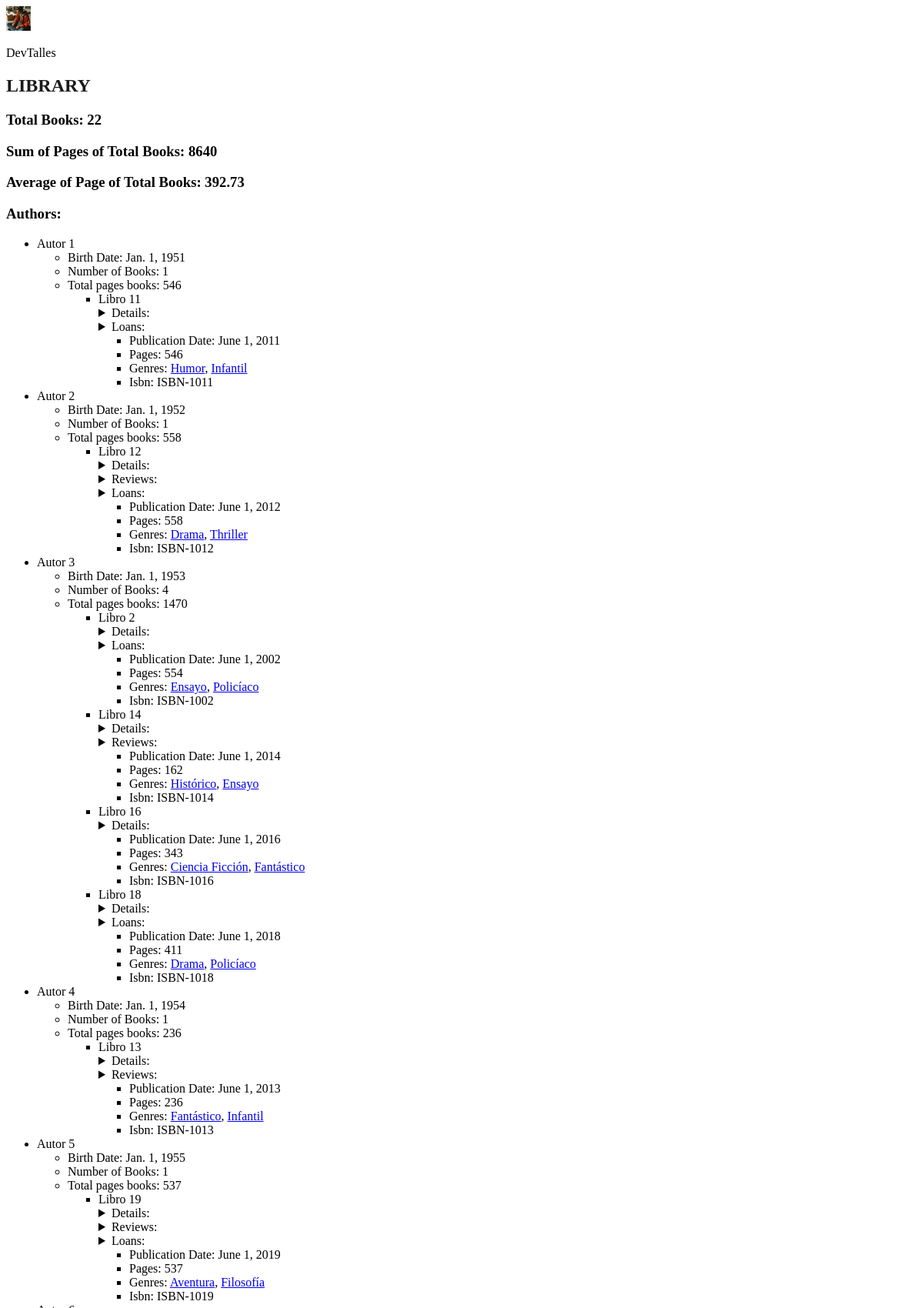
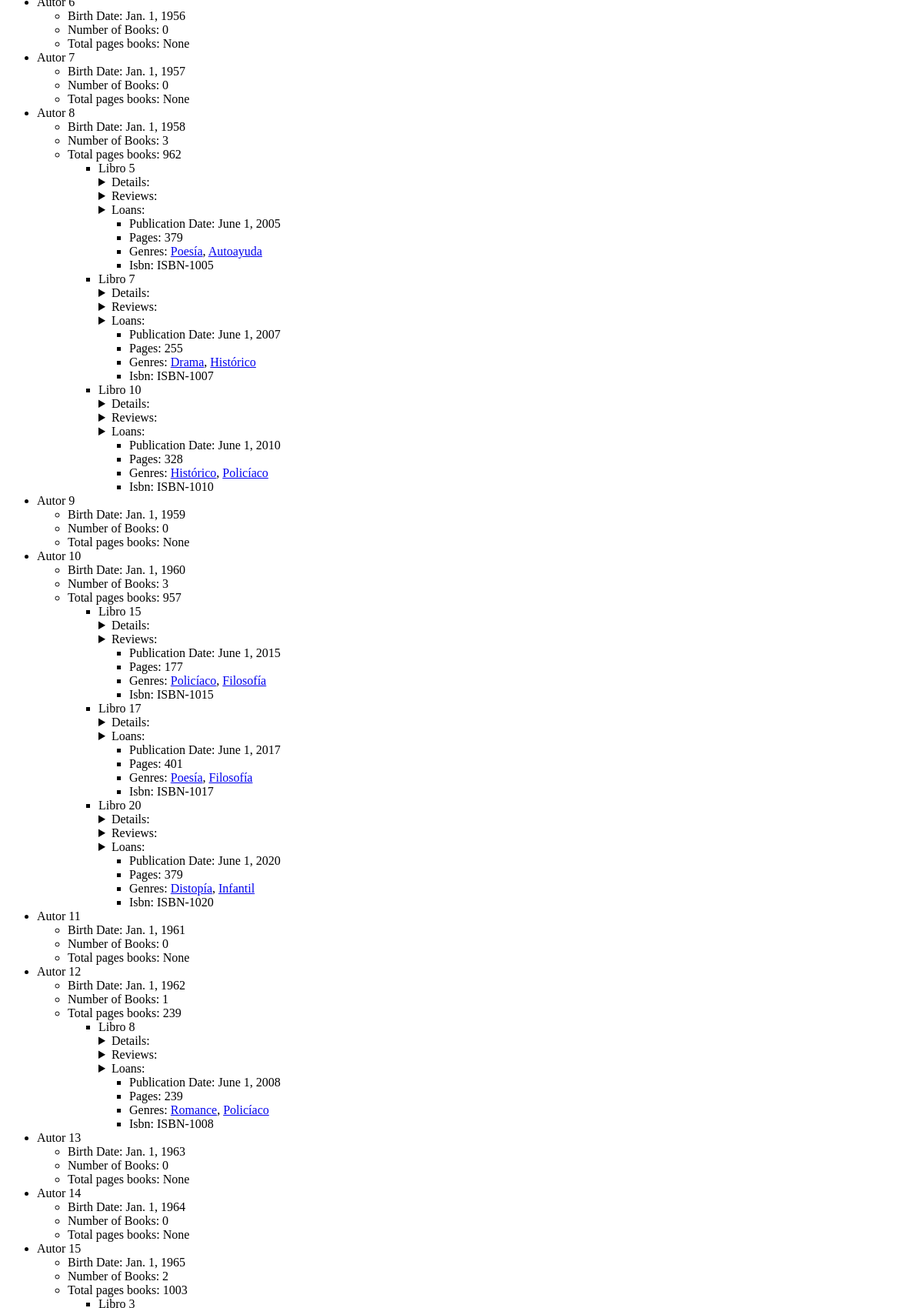
/library/ (upper part), run on the app's committed database (2 pictures, top to bottom).
### library/models.py (models this page shows, shortened)
class Author(models.Model):
    name = models.CharField(max_length=100)
    birth_date = models.DateField(null=True, blank=True)

class Book(models.Model):
    title = models.CharField(max_length=200)
    publication_date = models.DateField(null=True, blank=True)
    author = models.ForeignKey(
        Author, on_delete=models.CASCADE, related_name='books')
    pages = models.IntegerField()
    isbn = models.CharField(max_length=50)
    genres = models.ManyToManyField(Genre, related_name='books')
    recommended_by = models.ManyToManyField(get_user_model(), through='Recommendation', related_name='recommendations')
    class Meta:
        verbose_name = 'Libro'
        verbose_name_plural = 'Libros'

class Genre(models.Model):
    name = models.CharField(max_length=50, unique=True)

### library/views.py (the view)
# urls.py: path('', views.index, name="library")
def index(request):
    User = get_user_model()
    try:
        with transaction.atomic():
            authors = Author.objects.all().annotate(num_books=Count('books')).annotate(total_pages_books=Sum('books__pages'))
            num_libros = Book.objects.aggregate(num_libros=Count('id'))['num_libros']
            total_sum_pages_libros = Book.objects.aggregate(total_sum_pages_libros=Sum('pages'))['total_sum_pages_libros'] or 0
            avg_pages = Book.objects.aggregate(avg_pages=Avg("pages"))["avg_pages"] or 0
            avg_pages_libros = f"{avg_pages:.2f}"
        return render(request, 'library/index.html', {
            'name': 'Yeromi Zavala Castillo',
            'authors': authors,
            'num_libros': num_libros,
            'total_sum_pages_libros': total_sum_pages_libros,
            'avg_pages_libros': avg_pages_libros
        })
    except IntegrityError:
        return HttpResponseBadRequest("Hubo un error inesperado")

### library/templates/library/index.html (shortened to what this page needs)
{% extends 'base.html' %}
{% load static %}
{% block page_style %}
  <link rel="stylesheet" href="{% static 'library/css/library_styles.css' %}" />
{% endblock %}
{% block content %}
  <h1 class="title">Library</h1>
  <h3>Total Books: {{ num_libros }}</h3>
  <h3>Sum of Pages of Total Books: {{ total_sum_pages_libros }}</h3>
  <h3>Average of Page of Total Books: {{ avg_pages_libros }}</h3>
  <h3>Authors:</h3>
  <ul>
    {% for author in authors %}
      <li>
        {{ author.name }}
        <ul>
          <li>Birth Date: {{ author.birth_date }}</li>
          <li>Number of Books: {{ author.num_books }}</li>
          <li>Total pages books: {{ author.total_pages_books }}</li>
          <ul>
            {% for book in author.books.all %}
              <li>
                {{ book.title }}
                {% if book.detail %}
                  <details>
                    <summary>Details:</summary>
                  </details>
                {% endif %}
                {% if book.reviews.exists %}
                <details>
                  <summary>Reviews:</summary>
                </details>
                {% endif %}
                {% if book.loans.exists %}
                <details>
                  <summary>Loans:</summary>
                </details>
                {% endif %}
                <ul>
                  <li>Publication Date: {{ book.publication_date }}</li>
                  <li>Pages: {{ book.pages }}</li>
                  {% if book.genres.exists %}
                    <li>Genres:
                      {% for genre in book.genres.all %}
                        <a href="#">{{genre.name}}</a>{% if not forloop.last %}, {% endif %}
                      {% endfor %}
                    </li>
                  {% endif %}
                  <li>Isbn: {{ book.isbn }}</li>
                </ul>
              </li>
            {% endfor %}
          </ul>
        </ul>
      </li>
    {% empty %}
      <li>No se encontraron autores</li>
    {% endfor %}
  </ul>
{% endblock %}

### library/static/library/css/library_styles.css (style rules this page uses)
.title { text-transform: uppercase; color: #1a1a1a; }

### data on the page
Author: name "Autor 1", birth_date "Jan. 1, 1951", num_books "1", total_pages_books "546"
Book: title "Libro 11", publication_date "June 1, 2011", pages "546", isbn "ISBN-1011"
Genre: name "Humor"
Genre: name "Infantil"
Author: name "Autor 2", birth_date "Jan. 1, 1952", num_books "1", total_pages_books "558"
Book: title "Libro 12", publication_date "June 1, 2012", pages "558", isbn "ISBN-1012"
Genre: name "Drama"
Genre: name "Thriller"
Author: name "Autor 3", birth_date "Jan. 1, 1953", num_books "4", total_pages_books "1470"
Book: title "Libro 2", publication_date "June 1, 2002", pages "554", isbn "ISBN-1002"
Genre: name "Ensayo"
Genre: name "Policíaco"
Book: title "Libro 14", publication_date "June 1, 2014", pages "162", isbn "ISBN-1014"
Genre: name "Histórico"
Book: title "Libro 16", publication_date "June 1, 2016", pages "343", isbn "ISBN-1016"
Genre: name "Ciencia Ficción"
Genre: name "Fantástico"
Book: title "Libro 18", publication_date "June 1, 2018", pages "411", isbn "ISBN-1018"
Author: name "Autor 4", birth_date "Jan. 1, 1954", num_books "1", total_pages_books "236"
Book: title "Libro 13", publication_date "June 1, 2013", pages "236", isbn "ISBN-1013"
Author: name "Autor 5", birth_date "Jan. 1, 1955", num_books "1", total_pages_books "537"
Book: title "Libro 19", publication_date "June 1, 2019", pages "537", isbn "ISBN-1019"
Genre: name "Aventura"
Genre: name "Filosofía"
Author: name "Autor 6", birth_date "Jan. 1, 1956", num_books "0", total_pages_books "None"
Author: name "Autor 7", birth_date "Jan. 1, 1957", num_books "0", total_pages_books "None"
Author: name "Autor 8", birth_date "Jan. 1, 1958", num_books "3", total_pages_books "962"
Book: title "Libro 5", publication_date "June 1, 2005", pages "379", isbn "ISBN-1005"
Genre: name "Poesía"
Genre: name "Autoayuda"
Book: title "Libro 7", publication_date "June 1, 2007", pages "255", isbn "ISBN-1007"
Book: title "Libro 10", publication_date "June 1, 2010", pages "328", isbn "ISBN-1010"
Author: name "Autor 9", birth_date "Jan. 1, 1959", num_books "0", total_pages_books "None"
Author: name "Autor 10", birth_date "Jan. 1, 1960", num_books "3", total_pages_books "957"
Book: title "Libro 15", publication_date "June 1, 2015", pages "177", isbn "ISBN-1015"
Book: title "Libro 17", publication_date "June 1, 2017", pages "401", isbn "ISBN-1017"
Book: title "Libro 20", publication_date "June 1, 2020", pages "379", isbn "ISBN-1020"
Genre: name "Distopía"
Author: name "Autor 11", birth_date "Jan. 1, 1961", num_books "0", total_pages_books "None"
Author: name "Autor 12", birth_date "Jan. 1, 1962", num_books "1", total_pages_books "239"
Book: title "Libro 8", publication_date "June 1, 2008", pages "239", isbn "ISBN-1008"
Genre: name "Romance"
Author: name "Autor 13", birth_date "Jan. 1, 1963", num_books "0", total_pages_books "None"
Author: name "Autor 14", birth_date "Jan. 1, 1964", num_books "0", total_pages_books "None"
Author: name "Autor 15", birth_date "Jan. 1, 1965", num_books "2", total_pages_books "1003"

### other printed values
{{ num_libros }} "22"
{{ total_sum_pages_libros }} "8640"
{{ avg_pages_libros }} "392.73"
